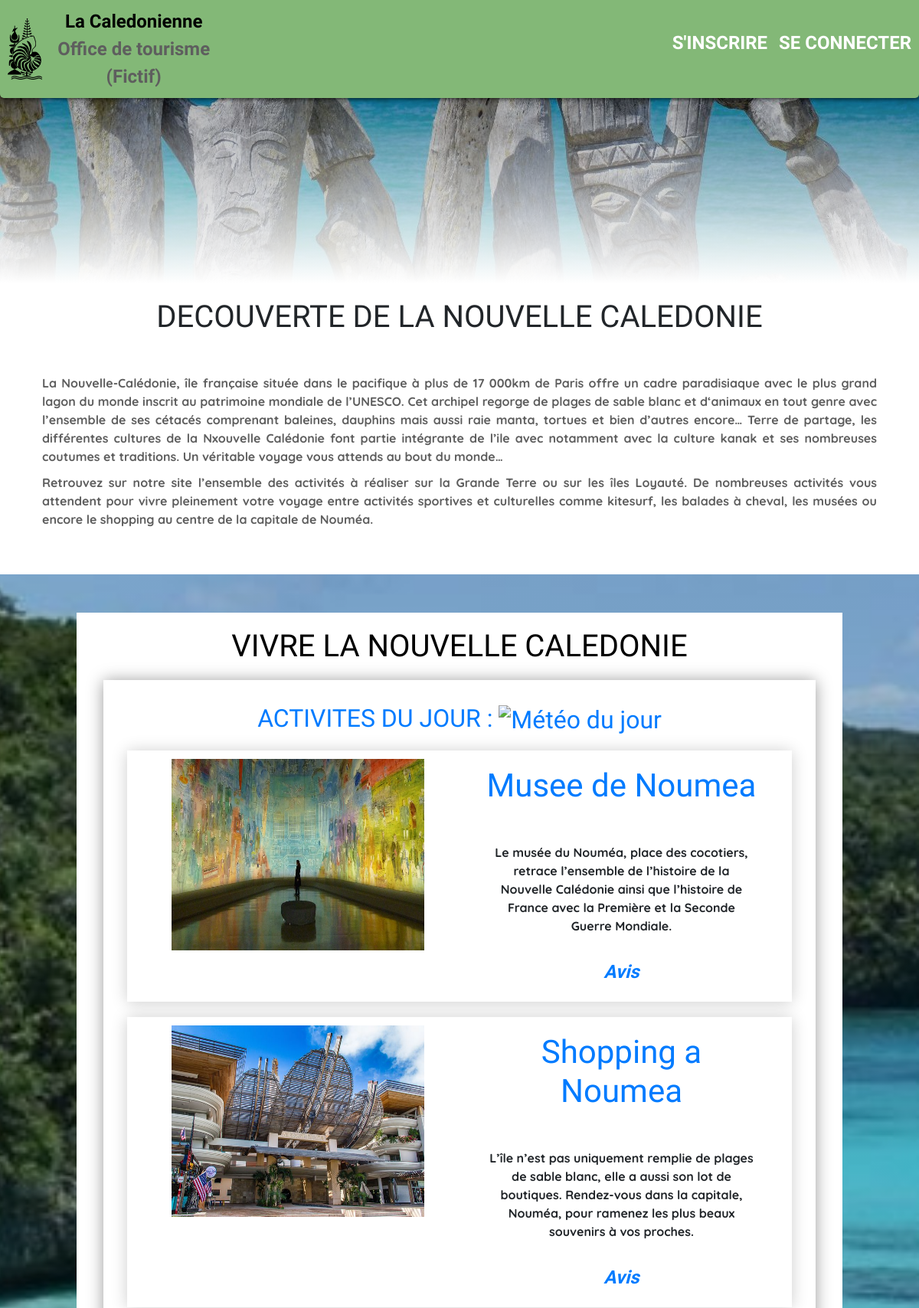
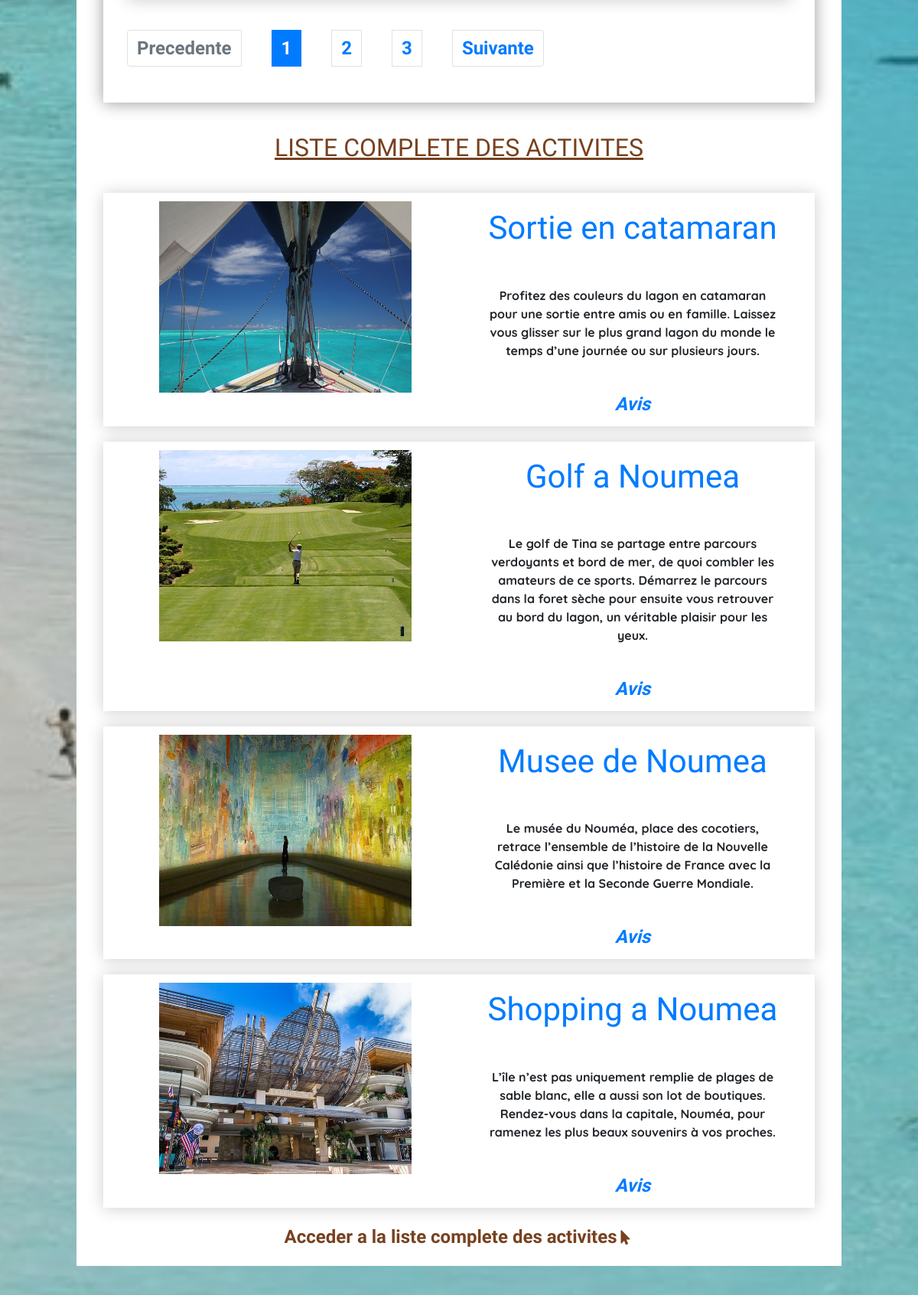
The page / (upper part) on the database its author committed (2 pictures, top to bottom).
### tables this page shows
CREATE TABLE `activities` (
  `id` int(11) NOT NULL,
  `title` varchar(255) NOT NULL,
  `content` text NOT NULL,
  `picture` varchar(255) DEFAULT NULL,
  `weather` tinyint(4) NOT NULL DEFAULT '0'
);

### app/controller/controller_front.php (called while the page is built, shortened)
<?php
class controller_front
{
	function listActivitiesHotels($currentPageWeather)
	{
	    $url = "http://api.openweathermap.org/data/2.5/weather?q=noumea&lang=fr&appid=eea2c52399d4972988c3afb0252aca33";
		$contents = file_get_contents($url);
		$json = json_decode($contents);
		$id = $json->weather[0]->id;
		if ($id >= 800) {
			$weather = 1;
		}
		else {
		 	$weather = 0;
		}
	    $weatherManager = new ActivitiesManager();
	    $allActivitiesWeather = $weatherManager->getActivitiesFromWeather($weather);
	    $nbrWeather = count($allActivitiesWeather);
	    $paginationWeather = 2;
	    $pagesWeather = ceil($nbrWeather / $paginationWeather);
	   	$startWeather = ($currentPageWeather-1)*$paginationWeather;
		$displayManager = new ActivitiesManager();
		$display = $displayManager->displayWeather($weather , $startWeather, $paginationWeather);
		$activityManager = new ActivitiesManager();
	    $activities = $activityManager->getActivities();
	    require('app/view/homeView.php');
	}
}

### app/model/ActivitiesManager.php (called while the page is built, shortened)
<?php
class ActivitiesManager extends Manager
{
	public function getActivitiesFromWeather($weather)
	{
		$db = $this->dbConnect();
        $req = $db->prepare('SELECT * FROM activities WHERE weather = ?');
        $req->execute(array($weather));
        $results = $req->fetchAll();
        return $results;
	}
	public function displayWeather($weather , $startWeather, $paginationWeather)
    {
        $db = $this->dbConnect();
	    $req = $db->prepare('SELECT id, title, content, weather, picture FROM activities WHERE weather = :weather ORDER BY id ASC LIMIT :startWeather, :paginationWeather');
	    $req->bindValue(':weather', $weather, \PDO::PARAM_INT);
	    $req->bindValue(':startWeather', $startWeather, \PDO::PARAM_INT);
	    $req->bindValue(':paginationWeather', $paginationWeather, \PDO::PARAM_INT);
	    $req->execute();
	    $result = $req->fetchAll();
	    return $result;
    }
    public function getActivities()
    {
        $db = $this->dbConnect();
        $listactivities = $db->query('SELECT id, title, content, picture FROM activities ORDER BY id ASC LIMIT 0, 4');
        return $listactivities;
    }
}

### app/view/homeView.php (the view, shortened to what this page needs)
<div id="banner1"></div>
<h1 id="h1-home">DECOUVERTE DE LA NOUVELLE CALEDONIE</h1>
<section>
    <div class="container">
        <div class="row">
            <div class="col">
                <p class="p-legend">La Nouvelle-Calédonie, île française située dans le pacifique à plus de 17 000km de Paris offre un cadre paradisiaque avec le plus grand lagon du monde inscrit au patrimoine mondiale de l’UNESCO. Cet archipel regorge de plages de sable blanc et d‘animaux en tout genre avec l’ensemble de ses cétacés comprenant baleines, dauphins mais aussi raie manta, tortues et bien d’autres encore… Terre de partage, les différentes cultures de la Nxouvelle Calédonie font partie intégrante de l’ile avec notamment avec la culture kanak et ses nombreuses coutumes et traditions. Un véritable voyage vous attends au bout du monde… </p>
                <p class="p-legend">Retrouvez sur notre site l’ensemble des activités à réaliser sur la Grande Terre ou sur les îles Loyauté. De nombreuses activités vous attendent pour vivre pleinement votre voyage entre activités sportives et culturelles comme kitesurf, les balades à cheval, les musées ou encore le shopping au centre de la capitale de Nouméa.</p>
            </div>
        </div>
    </div>
</section>
<section id="section-activities-hotels">
    <div class="container" id="block-activities">
        <div class="row">
            <div class="col">
                <a href="index.php?action=listActivities">
                   <h1 class="titles-home">VIVRE LA NOUVELLE CALEDONIE</h1>
                </a>
                    <div id="div-weather">
                        <h2>ACTIVITES DU JOUR : <img src="" alt="Météo du jour" id="icon-weather"> </h2>
                            <div id="div-activity-weather">
                                <?php
                                foreach($display as $dataWeather) :
                                ?>
                                    <div class="news">
                                        <div class="col-lg-6">
                                            <a href="index.php?action=activity&amp;id=<?= $dataWeather['id'] ?>">
                                                <img class="img-home" src="<?= $dataWeather['picture'] ?>" alt="Photo de l'activite <?= $dataWeather['title'] ?>">
                                            </a>
                                        </div>
                                        <div class="col-lg-6">
                                           <div class="news-text">
                                                <h3>
                                                    <a href="index.php?action=activity&amp;id=<?= $dataWeather['id'] ?>">
                                                        <?= htmlspecialchars($dataWeather['title']) ; ?>
                                                        <br/>
                                                    </a>
                                                </h3>
                                                <p><?= nl2br($dataWeather['content']) ?></p>
                                                <em class="link-opinions"><a href="index.php?action=activity&amp;id=<?= $dataWeather['id'] ?>">Avis</a></em>
                                            </div>
                                        </div>
                                    </div>
                                <?php
                                endforeach;
                                ?>
                                <nav>
                                    <ul class="pagination">
                                        <li class="page-item <?= ($currentPageWeather == 1) ? "disabled" : "" ?>">
                                                <a href="./?action=listActivitiesHotels&amp;page=<?= $currentPageWeather - 1 ?>" class="page-link">Precedente</a>
                                        </li>
                                        <?php for($page = 1; $page <= $pagesWeather; $page++): ?>
                                            <li class="page-item <?= ($currentPageWeather == $page) ? "active" : "" ?>">
                                                <a href="./?action=listActivitiesHotels&amp;page=<?= $page ?>" class="page-link"><?= $page ?></a>
                                            </li>
                                        <?php endfor ?>
                                        <li class="page-item <?= ($currentPageWeather == $pagesWeather) ? "disabled" : "" ?>">
                                            <a href="./?action=listActivitiesHotels&amp;page=<?= $currentPageWeather + 1 ?>" class="page-link">Suivante</a>
                                        </li>
                                    </ul>
                                </nav>
                            </div>
                    </div>
                    <div>
                        <a href="index.php?action=listActivities"><h2 id="h2-home">LISTE COMPLETE DES ACTIVITES</h2></a>
                         <?php
                        while ($data = $activities->fetch()) : ?>
                                <div class="news">
                                    <div class="col-lg-6">
                                       <a href="index.php?action=activity&amp;id=<?= $data['id'] ?>">
                                            <img class="img-home" src="<?= $data['picture'] ?>" alt="Photo de l'activite <?= $data['title'] ?>">
                                        </a>
                                    </div>
                                    <div class="col-lg-6">
                                        <div class="news-text">
                                            <h3>
                                                <a href="index.php?action=activity&amp;id=<?= $data['id'] ?>">
                                                    <?= htmlspecialchars($data['title']) ; ?>
                                                    <br/>
                                                </a>
                                            </h3>
                                            <p><?= nl2br($data['content']) ?></p>
                                    </div>
                                        <em class="link-opinions"><a href="index.php?action=activity&amp;id=<?= $data['id'] ?>">Avis</a></em>
                                    </div>
                                </div>
                        <?php
                        endwhile;
                        $activities->closeCursor(); ?>
                        <div id="listActivities">
                            <a class="link-list" href="index.php?action=listActivities">Acceder a la liste complete des activites<i class="fas fa-mouse-pointer"></i></a>
                        </div>
                    </div>
            </div>
        </div>
    </div>
</section>
<?php $content = ob_get_clean();
require('app/view/template.php'); ?>

### app/public/style.css (style rules this page uses)
html { height: 100%; }
body { margin: 0px; padding-top: 120px; font-family: 'Quicksand', cursive; font-weight: bold; text-align: center; height: 100%; }
h1 { font-family: 'Single Day', cursive; margin: 20px; }
h2 { font-family: 'Single Day', cursive; margin: 20px; color: #007bff; }
h3 { font-family: 'Single Day', cursive; margin-bottom: 20px; color: #007bff; }
p { text-align: center; margin: 10px; }
a { font-family: 'Single Day', cursive; font-size: 1.5em; }
img { width: 300px; height: auto; margin: 0px; border-radius: 0px; }
nav { display: flex; }
ul { display: flex; justify-content: space-around; padding: 0px; }
li { list-style-type: none; margin: 20px; }
#banner1 { width: 100%; height: 250px; background-image: linear-gradient(rgba(0, 0, 0, 0.3), rgba(255, 255, 255, 1)), url('http://localhost:8888/projet-5/app/public/pictures/banner.jpg'); background-repeat: no-repeat; background-size: cover; }
#h1-home { font-family: 'Single Day', cursive; top: 200px; margin-bottom: 40px; }
.p-legend { text-align: justify; color: #5E5E5E; }
#section-activities-hotels { background-image: linear-gradient(rgba(0, 0, 0, 0.2), rgba(0, 0, 0, 0.2)), url('http://localhost:8888/projet-5/app/public/pictures/kikibeach.jpg'); background-size: cover; background-repeat: no-repeat; background-attachment: fixed; background-position: center; margin-top: 50px; padding: 50px 100px 50px 100px; }
#div-weather { margin: 20px; padding: 10px; border: 1px solid transparent; box-shadow: 0 1px 20px rgba(0, 0, 0, 0.4); }
#icon-weather { width: 100px; }
ul.pagination { flex-wrap: wrap; }
#block-activities, #block-hotels { background-color: #ffffff; margin-bottom: 50px; }
.news { display: flex; justify-content: center; flex-wrap: wrap; margin: 20px; padding: 10px; border: 1px solid transparent; box-shadow: 0 1px 20px rgba(0, 0, 0, 0.2); }
.img-home { width: 330px; height: 250px; text-align: center; }
.news-text { display: flex; flex-direction: column; justify-content: center; align-items: center; padding: 10px; }
.titles-home { text-decoration: none; color: #000000; }
#h2-home { margin: 40px; text-decoration: underline; color: #77411f; }
#listActivities, #listHotels { margin: 20px; }
.link-list { color: #77411f; }
.fa-mouse-pointer { margin: 5px; font-size: 0.8em; }

### app/public/responsive.css (style rules this page uses)
body { padding-top: 60px; }
h1 { font-size: 1.7em; margin: 10px 0px 10px 0px; }
h2 { font-size: 1.2em; }
a { font-size: 1em; }
img { width: 260px; height: 150px; }
li { margin: 10px; }
#banner1 { height: 100px; }
#section-activities-hotels { padding: 20px 20px ; }
#div-weather, .img-home { margin: 0px; }
#icon-weather { width: 100px; height: 100px; }
.news { margin: 0px; margin-bottom: 10px; }
.img-home { width: 100%; height: 150px; border-radius: 0px; }
ul.pagination { flex-wrap: wrap; }

### rows shown on the page
activities: picture (picture), title "Musee de Noumea", content "Le musée du Nouméa, place des cocotiers, retrace l’ensemble de l’histoire de la Nouvelle Calédonie ainsi que l’histoire de France avec la Première et la Seconde Guerre Mondiale."
activities: picture (picture), title "Shopping a Noumea", content "L’île n’est pas uniquement remplie de plages de sable blanc, elle a aussi son lot de boutiques. Rendez-vous dans la capitale, Nouméa, pour ramenez les plus beaux souvenirs à vos proches."
activities: picture (picture), title "Sortie en catamaran", content "Profitez des couleurs du lagon en catamaran pour une sortie entre amis ou en famille. Laissez vous glisser sur le plus grand lagon du monde le temps d’une journée ou sur plusieurs jours."
activities: picture (picture), title "Golf a Noumea", content "Le golf de Tina se partage entre parcours verdoyants et bord de mer, de quoi combler les amateurs de ce sports. Démarrez le parcours dans la foret sèche pour ensuite vous retrouver au bord du lagon, un véritable plaisir pour les yeux."
